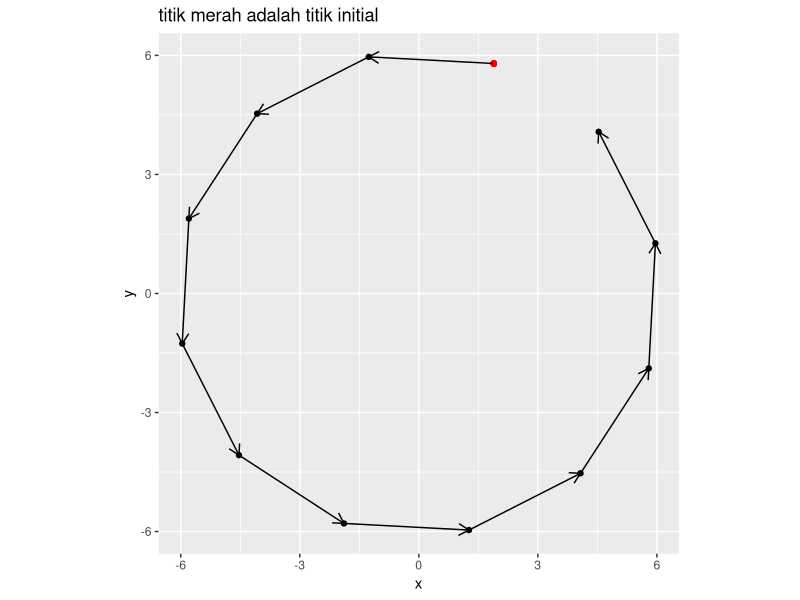
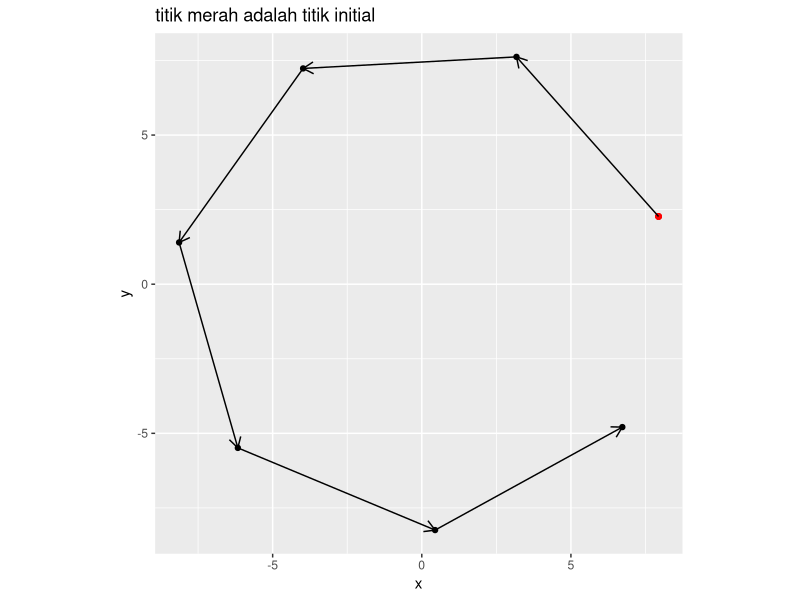
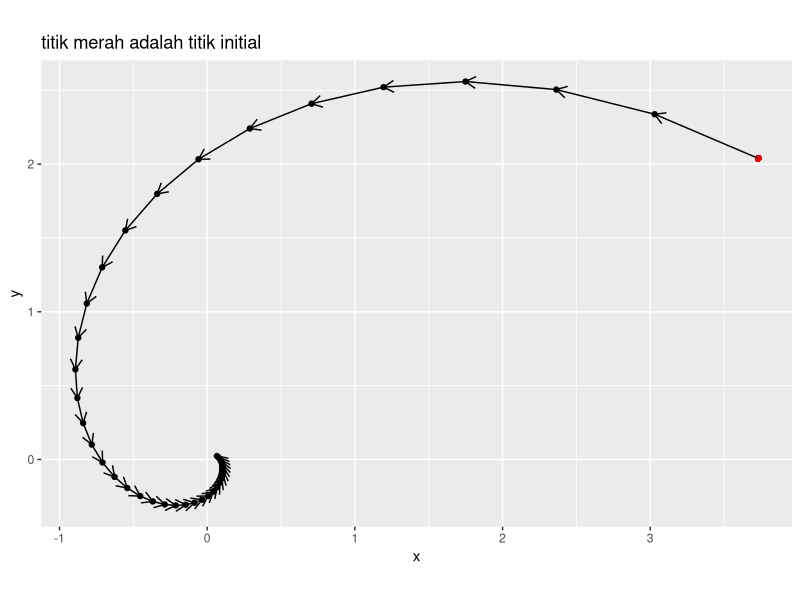
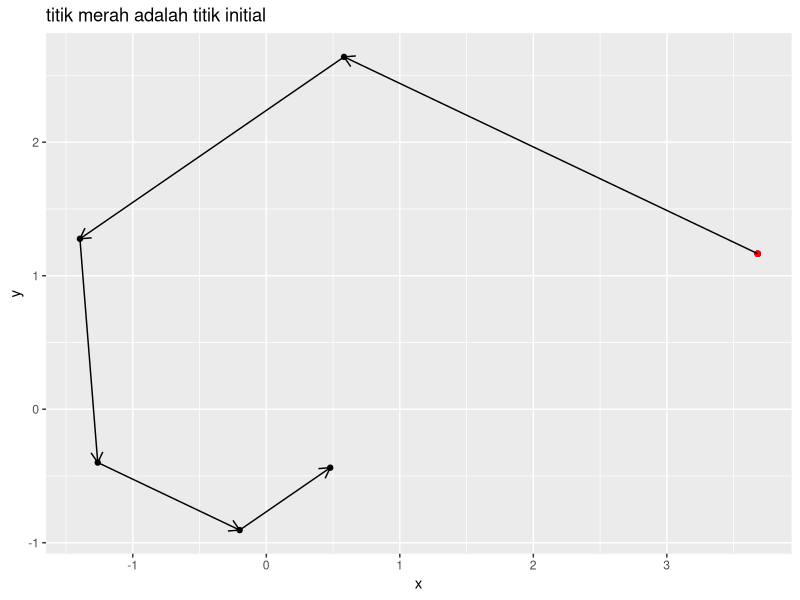
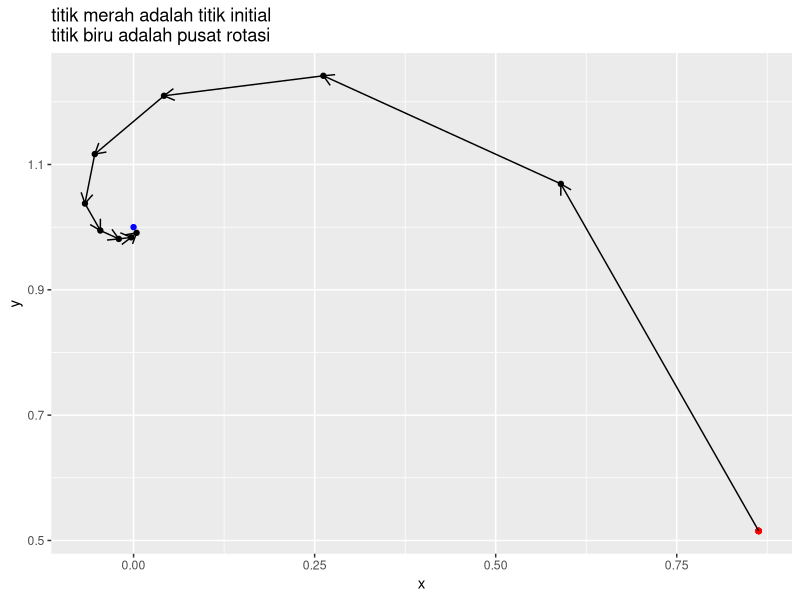
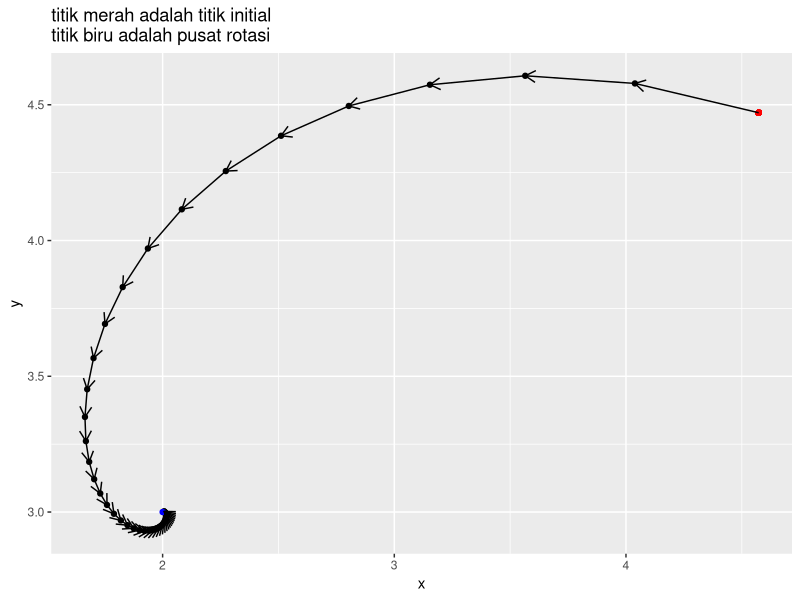
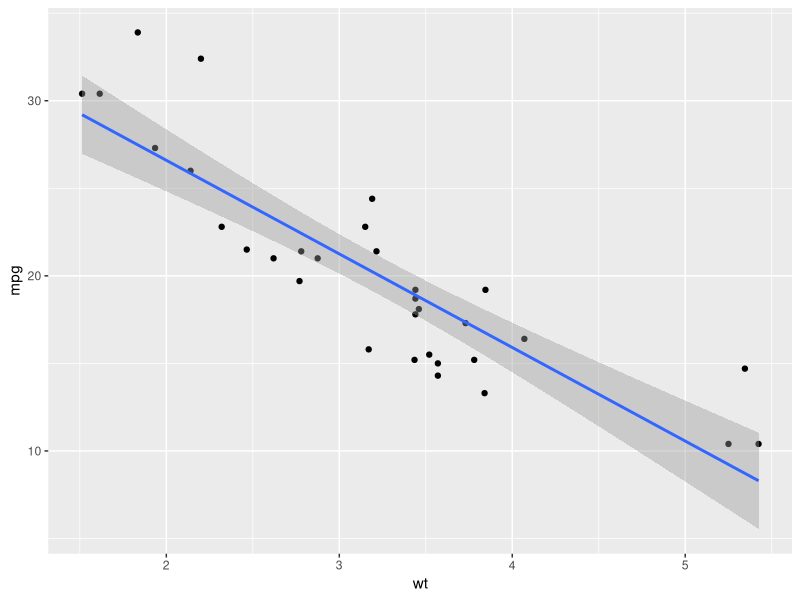

Generate these figures, in order, with R:
## ---- chunk 1
knitr::opts_chunk$set(echo = TRUE)

library(dplyr)
library(tidyr)
library(ggplot2)
## ---- chunk 2
rm(list=ls())
# function untuk random titik
rand_titik = function(a,b){
  runif(2,a,b)
}
## ---- chunk 3
# mendefinisikan program
rotasi_kan = function(x0,rot){
  # menghitung theta
  theta = 2*pi/rot
  # definisi matriks rotasi
  A = matrix(c(cos(theta),-sin(theta),
             sin(theta),cos(theta)),
           ncol = 2,byrow = T)
  
  # membuat template
  temp = vector("list")
  temp[[1]] = x0
  # proses rotasi
  for(i in 2:rot){
    xk = A %*% x0
    temp[[i]] = xk
    x0 = xk
  }
  
  # membuat template data frame
  final = data.frame(x = rep(NA,rot),
                     y = rep(NA,rot))
  
  # gabung data dari list
  for(i in 1:rot){
    tempura = temp[[i]]
    final$x[i] = tempura[1]
    final$y[i] = tempura[2]
  }
  # membuat plot
  plot = 
    ggplot() +
    geom_point(aes(x,y),data = final) +
    geom_point(aes(x[1],y[1]),
               data = final,
               color = "red") +
    coord_equal() +
    labs(title = "titik merah adalah titik initial") 
  
  # enrich dengan garis panah
  panah = data.frame(
    x_start = final$x[1:(rot-1)],
    x_end = final$x[2:rot],
    y_start = final$y[1:(rot-1)],
    y_end = final$y[2:rot]
  )
  # menambahkan garis panah ke plot
  plot = 
    plot + 
    geom_segment(aes(x = x_start,
                 xend = x_end,
                 y = y_start,
                 yend = y_end),
                 data = panah,
                 arrow = arrow(length = unit(.3,"cm"))
                 )
  
  # menyiapkan output
  list("Grafik rotasi" = plot,
       "Titik-titik rotasi" = final)
  }
## ---- chunk 4
# uji coba
rot = 12 # berapa banyak rotasi
x0 = rand_titik(0,10) # generate random titik
rotasi_kan(x0,rot)
## ---- chunk 5
# uji coba
rot = 7 # berapa banyak rotasi
x0 = rand_titik(0,10) # generate random titik
rotasi_kan(x0,rot)
## ---- chunk 6
# mendefinisikan program
rotasi_konstraksi_kan = function(x0,rot,r){
  # menghitung theta
  theta = 2*pi/rot
  # definisi matriks rotasi
  A = matrix(c(cos(theta),-sin(theta),
             sin(theta),cos(theta)),
           ncol = 2,byrow = T)
  
  # membuat template
  temp = vector("list")
  temp[[1]] = x0
  # proses rotasi dan konstraksi
  for(i in 2:rot){
    xk = A %*% x0
    xk = r * xk
    temp[[i]] = xk
    x0 = xk
  }
  
  # membuat template data frame
  final = data.frame(x = rep(NA,rot),
                     y = rep(NA,rot))
  
  # gabung data dari list
  for(i in 1:rot){
    tempura = temp[[i]]
    final$x[i] = tempura[1]
    final$y[i] = tempura[2]
  }
  # membuat plot
  plot = 
    ggplot() +
    geom_point(aes(x,y),data = final) +
    geom_point(aes(x[1],y[1]),
               data = final,
               color = "red") +
    coord_equal() +
    labs(title = "titik merah adalah titik initial") 
  
  # enrich dengan garis panah
  panah = data.frame(
    x_start = final$x[1:(rot-1)],
    x_end = final$x[2:rot],
    y_start = final$y[1:(rot-1)],
    y_end = final$y[2:rot]
  )
  # menambahkan garis panah ke plot
  plot = 
    plot + 
    geom_segment(aes(x = x_start,
                 xend = x_end,
                 y = y_start,
                 yend = y_end),
                 data = panah,
                 arrow = arrow(length = unit(.3,"cm"))
                 )
  
  # menyiapkan output
  list("Grafik rotasi" = plot,
       "Titik-titik rotasi" = final)
  }
## ---- chunk 7
# uji coba
rot = 40 # berapa banyak rotasi
x0 = rand_titik(0,4) # generate random titik
r = .9
rotasi_konstraksi_kan(x0,rot,r)
## ---- chunk 8
# uji coba
rot = 6 # berapa banyak rotasi
x0 = rand_titik(0,4) # generate random titik
r = .7
rotasi_konstraksi_kan(x0,rot,r)
## ---- chunk 9
# mendefinisikan program
rotasi_konstraksi_pusat_kan = function(x0,rot,r,x_bin){
  # pusat rotasi
  pusat = x_bin
  # menghitung theta
  theta = 2*pi/rot
  # definisi matriks rotasi
  A = matrix(c(cos(theta),-sin(theta),
             sin(theta),cos(theta)),
           ncol = 2,byrow = T)
  
  # membuat template
  temp = vector("list")
  temp[[1]] = x0
  # proses rotasi dan konstraksi
  for(i in 2:rot){
    xk = A %*% (x0-pusat) # diputar dengan x_bin sebagai pusat
    xk = pusat + (r * xk)
    temp[[i]] = xk
    x0 = xk
  }
  
  # membuat template data frame
  final = data.frame(x = rep(NA,rot),
                     y = rep(NA,rot))
  
  # gabung data dari list
  for(i in 1:rot){
    tempura = temp[[i]]
    final$x[i] = tempura[1]
    final$y[i] = tempura[2]
  }
  # membuat plot
  plot = 
    ggplot() +
    geom_point(aes(x,y),data = final) +
    geom_point(aes(x[1],y[1]),
               data = final,
               color = "red") +
    geom_point(aes(x = pusat[1],
		   y = pusat[2]),
	       color = "blue") +
    labs(title = "titik merah adalah titik initial\ntitik biru adalah pusat rotasi") 
  
  # enrich dengan garis panah
  panah = data.frame(
    x_start = final$x[1:(rot-1)],
    x_end = final$x[2:rot],
    y_start = final$y[1:(rot-1)],
    y_end = final$y[2:rot]
  )
  # menambahkan garis panah ke plot
  plot = 
    plot + 
    geom_segment(aes(x = x_start,
                 xend = x_end,
                 y = y_start,
                 yend = y_end),
                 data = panah,
                 arrow = arrow(length = unit(.3,"cm"))
                 )
  
  # menyiapkan output
  list("Grafik rotasi" = plot,
       "Titik-titik rotasi" = final)
  }
## ---- chunk 10
# uji coba
rot = 10 # berapa banyak rotasi
x0 = rand_titik(0,4) # generate random titik
x_bintang = c(0,1) # contoh pusat rotasi
r = .6
rotasi_konstraksi_pusat_kan(x0,rot,r,x_bintang)
## ---- chunk 11
# uji coba
rot = 45 # berapa banyak rotasi
x0 = rand_titik(0,10) # generate random titik
x_bintang = c(2,3) # contoh pusat rotasi
r = .87
rotasi_konstraksi_pusat_kan(x0,rot,r,x_bintang)
## ---- chunk 12
rm(list=ls())

df = mtcars %>% select(mpg,wt)
row.names(df) = NULL
## ---- chunk 13
df
## ---- chunk 14
df %>% 
  ggplot(aes(y = mpg,
             x = wt)) +
  geom_point() +
  geom_smooth(method = "lm")
## ---- chunk 15
model = lm (mpg ~ wt,data = df)

model
## ---- chunk 16
Metrics::mae(df$mpg, predict(model))
